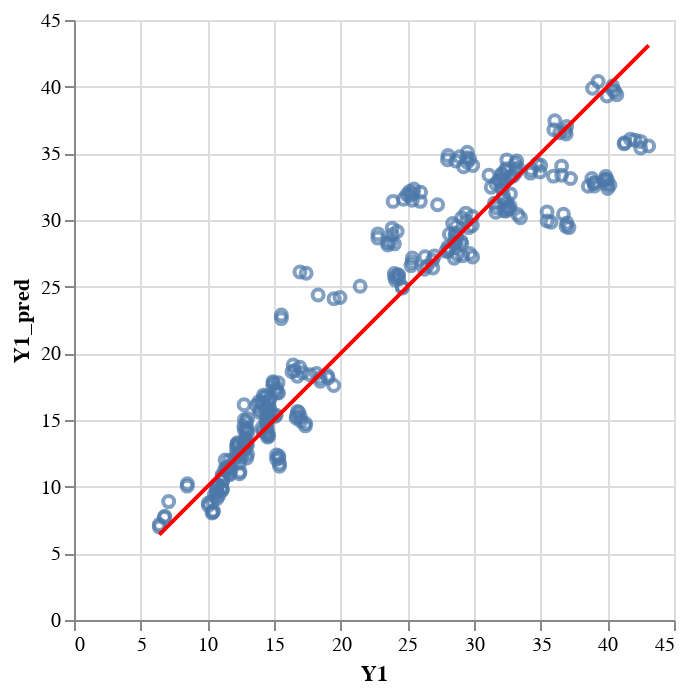

Source (notebook cell):
### Code cell
# Now lets visualise how well we went
# Lets do this by plotting the actual vs predicted values
plot_df = X_test.copy()
plot_df['Y1'] = y_test
plot_df['Y1_pred'] = y_test_pred

# Create our scatter plot
scatter_plot = alt.Chart(plot_df).mark_point().encode(
  x='Y1',
  y='Y1_pred',
)

# Create a line between the min and max values
line = alt.Chart(pd.DataFrame({
  'Y1': [plot_df['Y1'].min(), plot_df['Y1'].max()],
  'Y1_pred': [plot_df['Y1'].min(), plot_df['Y1'].max()]
})).mark_line(color='red').encode(
  x='Y1',
  y='Y1_pred'
)

scatter_plot + line

### Figure 1 — Vega-Lite specification as saved in the notebook (floating-point values rounded to 4 significant figures; data arrays with more than 128 entries replaced by an {"elided": "..."} marker saying what was removed)
{"config": {"view": {"continuousWidth": 300, "continuousHeight": 300}}, "layer": [{"data": {"name": "data-2ef6cacd30eb9595a7861b2b9ead7bc9"}, "mark": {"type": "point"}, "encoding": {"x": {"field": "Y1", "type": "quantitative"}, "y": {"field": "Y1_pred", "type": "quantitative"}}}, {"data": {"name": "data-c28fff2a168391e356fdec2749b53cbb"}, "mark": {"type": "line", "color": "red"}, "encoding": {"x": {"field": "Y1", "type": "quantitative"}, "y": {"field": "Y1_pred", "type": "quantitative"}}}], "$schema": "https://vega.github.io/schema/vega-lite/v5.15.1.json", "datasets": {"data-2ef6cacd30eb9595a7861b2b9ead7bc9": {"elided": "308 records"}, "data-c28fff2a168391e356fdec2749b53cbb": [{"Y1": 6.4, "Y1_pred": 6.4}, {"Y1": 43.1, "Y1_pred": 43.1}]}}
